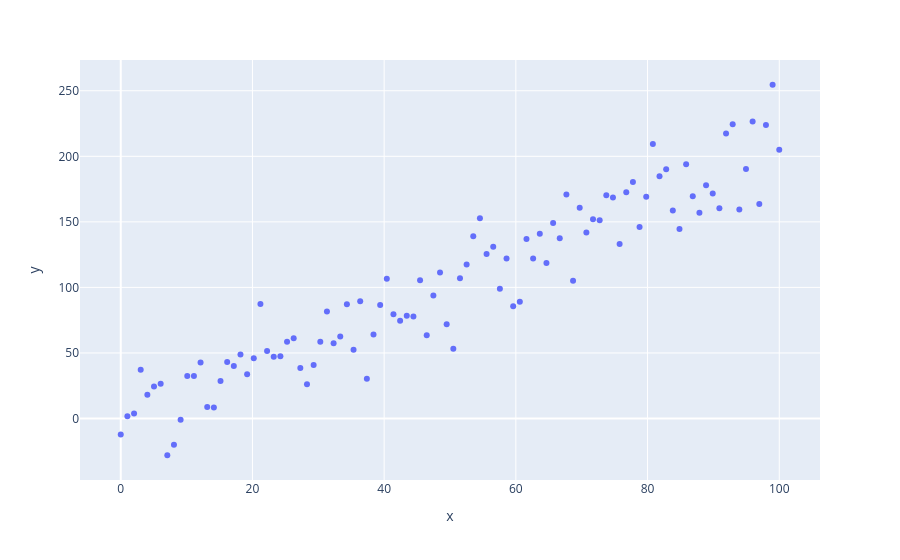

The notebook cell saved with this chart:
### Markdown cell above
Linear Regression with Gradient Descent
---

$$\hat y = w_1 + w_2\cdot x $$

Minimize $(y_i-\hat{y_i})^2$ for every $i$

$$L = \frac{1}{n}\sum_{i=1}^n(w_1 + w_2\cdot x_i - y_i)^2$$


$$\frac{\partial L}{\partial w_1} = \frac{2}{n}\sum_{i=1}^n(w_1 + w_2\cdot x_i - y_i)$$

$$\frac{\partial L}{\partial w_2} = \frac{2}{n}\sum_{i=1}^n x_i(w_1 + w_2\cdot x_i - y_i)$$

### Code cell
# Generate noisy data
x = np.linspace(0,100,100)
y = 2*x+1 + np.random.randn(100)*20

px.scatter(x=x,y=y)
